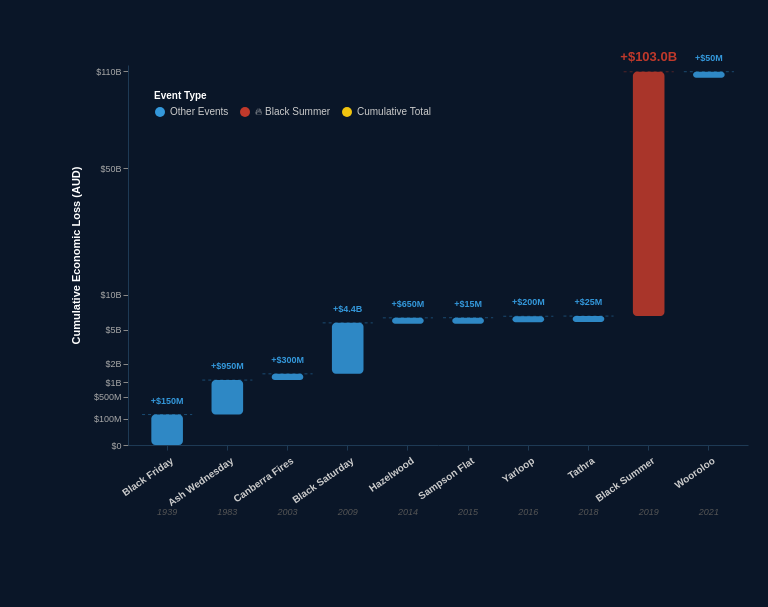

Specify this chart in Vega-Lite:
### Vega specification from a JSON file in a GitHub repository (floating-point values rounded to 4 significant figures)
{"$schema": "https://vega.github.io/schema/vega/v5.json", "width": 620, "height": 380, "padding": {"left": 70, "right": 20, "top": 50, "bottom": 90}, "background": "#0a1628", "data": [{"name": "source", "values": [{"event": "Black Friday", "year": "1939", "loss": 150, "prev": 0, "end": 150, "type": "add"}, {"event": "Ash Wednesday", "year": "1983", "loss": 950, "prev": 150, "end": 1100, "type": "add"}, {"event": "Canberra Fires", "year": "2003", "loss": 300, "prev": 1100, "end": 1400, "type": "add"}, {"event": "Black Saturday", "year": "2009", "loss": 4400, "prev": 1400, "end": 5800, "type": "add"}, {"event": "Hazelwood", "year": "2014", "loss": 650, "prev": 5800, "end": 6450, "type": "add"}, {"event": "Sampson Flat", "year": "2015", "loss": 15, "prev": 6450, "end": 6465, "type": "add"}, {"event": "Yarloop", "year": "2016", "loss": 200, "prev": 6465, "end": 6665, "type": "add"}, {"event": "Tathra", "year": "2018", "loss": 25, "prev": 6665, "end": 6690, "type": "add"}, {"event": "Black Summer", "year": "2019", "loss": 103000, "prev": 6690, "end": 109690, "type": "extreme"}, {"event": "Wooroloo", "year": "2021", "loss": 50, "prev": 109690, "end": 109740, "type": "add"}]}], "signals": [{"name": "barWidth", "update": "bandwidth('x') * 0.75"}], "scales": [{"name": "x", "type": "band", "domain": {"data": "source", "field": "event"}, "range": "width", "padding": 0.3}, {"name": "y", "type": "pow", "exponent": 0.38, "domain": [0, 115000], "range": [{"signal": "height"}, 0]}, {"name": "color", "type": "ordinal", "domain": ["add", "extreme", "total"], "range": ["#3498DB", "#C0392B", "#F1C40F"]}], "axes": [{"orient": "bottom", "scale": "x", "labelColor": "#cccccc", "labelFontSize": 10, "labelFontWeight": "bold", "domainColor": "#1e3a55", "tickColor": "#1e3a55", "encode": {"labels": {"update": {"angle": {"value": -35}, "align": {"value": "right"}, "dy": {"value": 4}}}}}, {"orient": "left", "scale": "y", "labelColor": "#aaaaaa", "labelFontSize": 9, "domainColor": "#1e3a55", "gridColor": "#1e2d45", "gridDash": [3, 3], "title": "Cumulative Economic Loss (AUD)", "titleColor": "#ffffff", "titleFontSize": 11, "titlePadding": 12, "values": [0, 100, 500, 1000, 2000, 5000, 10000, 50000, 110000], "encode": {"labels": {"update": {"text": {"signal": "datum.value === 0 ? '$0' : datum.value >= 1000 ? '$' + (datum.value/1000) + 'B' : '$' + datum.value + 'M'"}}}}}], "marks": [{"type": "rule", "from": {"data": "source"}, "encode": {"enter": {"x": {"scale": "x", "field": "event", "offset": -4}, "x2": {"signal": "scale('x', datum.event) + bandwidth('x') + 4"}, "y": {"scale": "y", "field": "end"}, "stroke": {"scale": "color", "field": "type"}, "strokeWidth": {"value": 1}, "opacity": {"value": 0.4}, "strokeDash": {"value": [3, 3]}}}}, {"type": "rect", "from": {"data": "source"}, "encode": {"enter": {"x": {"signal": "scale('x', datum.event) + (bandwidth('x') - barWidth) / 2"}, "width": {"signal": "barWidth"}, "fill": {"scale": "color", "field": "type"}, "opacity": {"value": 0.88}, "cornerRadius": {"value": 4}, "tooltip": {"signal": "{'Event': datum.event + (datum.year ? ' (' + datum.year + ')' : ''), 'Added Loss': datum.loss >= 1000 ? '$' + format(datum.loss/1000, '.1f') + 'B' : '$' + datum.loss + 'M', 'Running Total': datum.end >= 1000 ? '$' + format(datum.end/1000, '.1f') + 'B' : '$' + datum.end + 'M'}"}}, "update": {"y": {"scale": "y", "field": "end"}, "y2": {"signal": "max(scale('y', datum.prev), scale('y', datum.end) + 6)"}}, "hover": {"opacity": {"value": 1}, "cursor": {"value": "pointer"}}}}, {"type": "text", "from": {"data": "source"}, "encode": {"enter": {"x": {"signal": "scale('x', datum.event) + bandwidth('x') / 2"}, "align": {"value": "center"}, "fill": {"scale": "color", "field": "type"}, "fontSize": {"signal": "datum.type === 'extreme' ? 13 : datum.type === 'total' ? 12 : 9"}, "fontWeight": {"value": "bold"}, "text": {"signal": "datum.loss >= 1000 ? '+$' + format(datum.loss/1000, '.1f') + 'B' : '+$' + datum.loss + 'M'"}}, "update": {"y": {"scale": "y", "field": "end", "offset": -11}}}}, {"type": "text", "from": {"data": "source"}, "encode": {"enter": {"x": {"signal": "scale('x', datum.event) + bandwidth('x') / 2"}, "y": {"signal": "height + 70"}, "align": {"value": "center"}, "fill": {"value": "#555555"}, "fontSize": {"value": 9}, "fontStyle": {"value": "italic"}, "text": {"field": "year"}}}}], "legends": [{"fill": "color", "orient": "top-left", "direction": "horizontal", "labelColor": "#cccccc", "titleColor": "#ffffff", "labelFontSize": 10, "titleFontSize": 10, "title": "Event Type", "padding": 8, "encode": {"labels": {"update": {"text": {"signal": "datum.value === 'add' ? 'Other Events' : datum.value === 'extreme' ? '🔥 Black Summer' : 'Cumulative Total'"}}}}}]}
